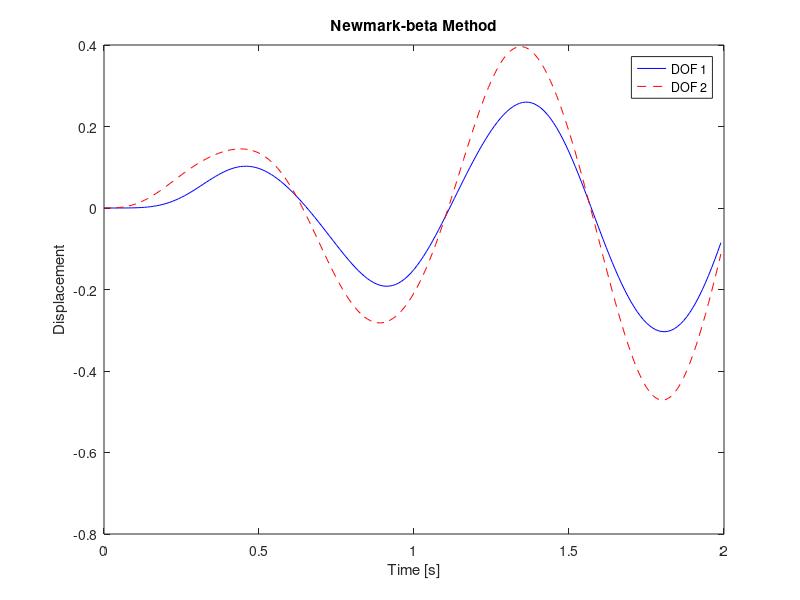

MATLAB code for this plot:
% Parameters
M = [2 0; 0 1];           % Mass matrix
K = [400 -200; -200 200]; % Stiffness matrix
dt = 0.01; T = 2;         % Time step and total time
N = T/dt;

% Newmark parameters (unconditionally stable)
beta = 0.25;
gamma = 0.5;

% Initial conditions
u = zeros(2,N); v = zeros(2,N); a = zeros(2,N);
f = zeros(2,N); f(2,:) = 10*sin(2*pi*(0:dt:T-dt)); % Force on 2nd DOF

% Initial acceleration
a(:,1) = M \ (f(:,1) - K*u(:,1));

% Constants
a0 = 1/(beta*dt^2); a1 = gamma/(beta*dt); a2 = 1/(beta*dt);
a3 = 1/(2*beta) - 1; a4 = gamma/beta - 1; a5 = dt*(gamma/(2*beta) - 1);

% Effective stiffness
Keff = K + a0*M;

for n = 1:N-1
    f_eff = f(:,n+1) + M*(a0*u(:,n) + a2*v(:,n) + a3*a(:,n));
    u(:,n+1) = Keff \ f_eff;
    a(:,n+1) = a0*(u(:,n+1) - u(:,n)) - a2*v(:,n) - a3*a(:,n);
    v(:,n+1) = v(:,n) + dt*((1 - gamma)*a(:,n) + gamma*a(:,n+1));
end

% Plot displacement
t = 0:dt:T-dt;
plot(t, u(1,:), 'b', t, u(2,:), 'r--')
legend('DOF 1', 'DOF 2'); xlabel('Time [s]'); ylabel('Displacement');
title('Newmark-beta Method')
